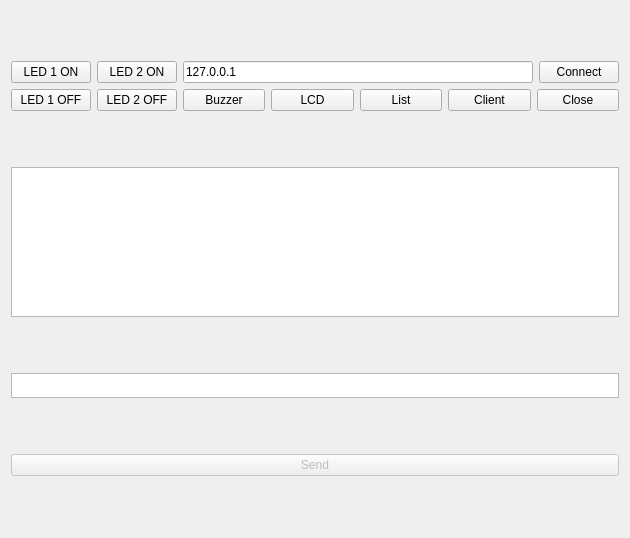
<?xml version="1.0" encoding="UTF-8"?>
<ui version="4.0">
 <class>MainWindow</class>
 <widget class="QMainWindow" name="MainWindow">
  <property name="geometry">
   <rect>
    <x>0</x>
    <y>0</y>
    <width>626</width>
    <height>538</height>
   </rect>
  </property>
  <property name="windowTitle">
   <string>TCP Socket GUI</string>
  </property>
  <widget class="QWidget" name="centralWidget">
   <layout class="QVBoxLayout" name="verticalLayout">
    <item>
     <layout class="QHBoxLayout" name="horizontalLayout_3">
      <item>
       <layout class="QVBoxLayout" name="verticalLayout_3">
        <item>
         <widget class="QPushButton" name="btnLed1On">
          <property name="text">
           <string>LED 1 ON</string>
          </property>
         </widget>
        </item>
        <item>
         <widget class="QPushButton" name="btnLed1Off">
          <property name="text">
           <string>LED 1 OFF</string>
          </property>
         </widget>
        </item>
       </layout>
      </item>
      <item>
       <layout class="QVBoxLayout" name="verticalLayout_4">
        <item>
         <widget class="QPushButton" name="btnLed2On">
          <property name="text">
           <string>LED 2 ON</string>
          </property>
         </widget>
        </item>
        <item>
         <widget class="QPushButton" name="btnLed2Off">
          <property name="text">
           <string>LED 2 OFF</string>
          </property>
         </widget>
        </item>
       </layout>
      </item>
      <item>
       <layout class="QVBoxLayout" name="verticalLayout_7">
        <item>
         <layout class="QVBoxLayout" name="verticalLayout_8">
          <item>
           <layout class="QHBoxLayout" name="horizontalLayout_6">
            <item>
             <widget class="QLineEdit" name="txtIP">
              <property name="text">
               <string>127.0.0.1</string>
              </property>
             </widget>
            </item>
            <item>
             <widget class="QPushButton" name="btnConnect">
              <property name="text">
               <string>Connect</string>
              </property>
             </widget>
            </item>
           </layout>
          </item>
         </layout>
        </item>
        <item>
         <layout class="QVBoxLayout" name="verticalLayout_9">
          <item>
           <layout class="QHBoxLayout" name="horizontalLayout_5">
            <item>
             <widget class="QPushButton" name="btnBuzzerOn">
              <property name="text">
               <string>Buzzer</string>
              </property>
             </widget>
            </item>
            <item>
             <widget class="QPushButton" name="btnLCD">
              <property name="text">
               <string>LCD</string>
              </property>
             </widget>
            </item>
            <item>
             <widget class="QPushButton" name="btnList">
              <property name="text">
               <string>List</string>
              </property>
             </widget>
            </item>
            <item>
             <widget class="QPushButton" name="btnClient">
              <property name="text">
               <string>Client</string>
              </property>
             </widget>
            </item>
            <item>
             <widget class="QPushButton" name="btnClose">
              <property name="text">
               <string>Close</string>
              </property>
             </widget>
            </item>
           </layout>
          </item>
         </layout>
        </item>
       </layout>
      </item>
     </layout>
    </item>
    <item>
     <widget class="QPlainTextEdit" name="txtReceive">
      <property name="minimumSize">
       <size>
        <width>0</width>
        <height>150</height>
       </size>
      </property>
      <property name="maximumSize">
       <size>
        <width>16777215</width>
        <height>150</height>
       </size>
      </property>
      <property name="lineWidth">
       <number>-1</number>
      </property>
      <property name="horizontalScrollBarPolicy">
       <enum>Qt::ScrollBarAsNeeded</enum>
      </property>
      <property name="readOnly">
       <bool>true</bool>
      </property>
     </widget>
    </item>
    <item>
     <widget class="QPlainTextEdit" name="txtSend">
      <property name="minimumSize">
       <size>
        <width>608</width>
        <height>22</height>
       </size>
      </property>
      <property name="maximumSize">
       <size>
        <width>16777215</width>
        <height>25</height>
       </size>
      </property>
      <property name="verticalScrollBarPolicy">
       <enum>Qt::ScrollBarAlwaysOff</enum>
      </property>
      <property name="horizontalScrollBarPolicy">
       <enum>Qt::ScrollBarAlwaysOff</enum>
      </property>
     </widget>
    </item>
    <item>
     <widget class="QPushButton" name="btnSend">
      <property name="enabled">
       <bool>false</bool>
      </property>
      <property name="text">
       <string>Send</string>
      </property>
      <property name="default">
       <bool>true</bool>
      </property>
     </widget>
    </item>
   </layout>
  </widget>
 </widget>
 <layoutdefault spacing="6" margin="11"/>
 <tabstops>
  <tabstop>btnLed1On</tabstop>
  <tabstop>btnLed2On</tabstop>
  <tabstop>btnLed1Off</tabstop>
  <tabstop>btnLed2Off</tabstop>
  <tabstop>txtReceive</tabstop>
 </tabstops>
 <resources/>
 <connections/>
</ui>
